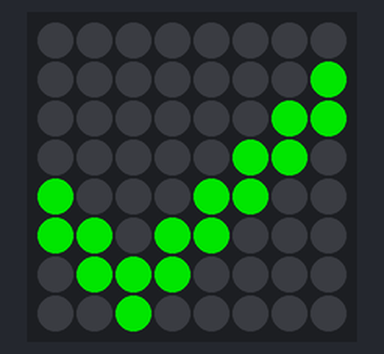
Bench run of a program on a simulated Raspberry Pi (BCM pin numbers) with a Sense HAT. Parts: the Sense HAT's 8×8 RGB LED matrix. Dim RGB values are drawn brighter than linear. At 0.0 s the program stops and its outputs stay as they are.

Above: at 0.1 s.

The program:

emoticon.py
```python
#!/usr/bin/env python

from enum import Enum
from sense_hat import SenseHat

# Used LED colors
R = (255, 0, 0) # Red
G = (0, 255, 0)	# Green
Y = (255, 255, 0) #Yellow
B = (0, 0, 255) # Blue
C = (0, 255, 255) # Cyan
W = (128, 128, 128) #White
X = (0, 0, 0) # None (LED off)

MATRIX_X = [
    R, R, X, X, X, X, R, R,
    X, R, R, X, X, R, R, X,
    X, X, R, R, R, R, X, X,
    X, X, X, R, R, X, X, X,
    X, X, X, R, R, X, X, X,
    X, X, R, R, R, R, X, X,
    X, R, R, X, X, R, R, X,
    R, R, X, X, X, X, R, R,
]

MATRIX_V = [
    X, X, X, X, X, X, X, X,
    X, X, X, X, X, X, X, G,
    X, X, X, X, X, X, G, G,
    X, X, X, X, X, G, G, X,
    G, X, X, X, G, G, X, X,
    G, G, X, G, G, X, X, X,
    X, G, G, G, X, X, X, X,
    X, X, G, X, X, X, X, X,
]

# Both the eyes and the mouth are drawn on 4 rows of the LED-matrix
# Combine the eyes and the mouth to draw a emoticon which fills the LED-matrix
class _Eyes(Enum):
    FORWARD = [
        X, X, X, X, X, X, X, X,
        X, X, Y, X, X, Y, X, X,
        X, X, Y, X, X, Y, X, X,
        X, X, X, X, X, X, X, X
        ]

class _Mouth(Enum):
    NEUTRAL = [
        X, X, X, X, X, X, X, X,
        X, Y, Y, Y, Y, Y, Y, X,
        X, X, X, X, X, X, X, X,
        X, X, X, X, X, X, X, X
        ]
    SMILE = [
        Y, X, X, X, X, X, X, Y,
        X, Y, X, X, X, X, Y, X,
        X, X, Y, Y, Y, Y, X, X,
        X, X, X, X, X, X, X, X
    ]
    FROWN = [
        X, X, Y, Y, Y, Y, X, X,
        X, Y, X, X, X, X, Y, X,
        Y, X, X, X, X, X, X, Y,
        X, X, X, X, X, X, X, X
    ]
    TONGUE = [
        X, Y, Y, Y, Y, Y, Y, Y,
        X, X, X, X, Y, X, X, Y,
        X, X, X, X, X, Y, Y, X,
        X, X, X, X, X, X, X, X
    ]

# Reference for emoticons: 'https://en.wikipedia.org/wiki/List_of_emoticons'
class Emoticon(Enum):
    NEUTRAL = _Eyes.FORWARD.value + _Mouth.NEUTRAL.value # =|
    SMILING = _Eyes.FORWARD.value + _Mouth.SMILE.value # =)
    FROWNING = _Eyes.FORWARD.value + _Mouth.FROWN.value # =(
    JOKING = _Eyes.FORWARD.value + _Mouth.TONGUE.value # =P

#class EmojiAnimator:
    #def __init__(self):
        #self._sense = SenseHat()
        #self._sense.low_light = True

    #def draw(self, name):
        #self._sense.set_pixels()

def main(args):
    sense = SenseHat()
    sense.low_light = True

    #sense.set_pixels(Emoticon.JOKING.value)
    sense.set_pixels(MATRIX_V)

if __name__ == '__main__':
    import sys
    sys.exit(main(sys.argv))
```
